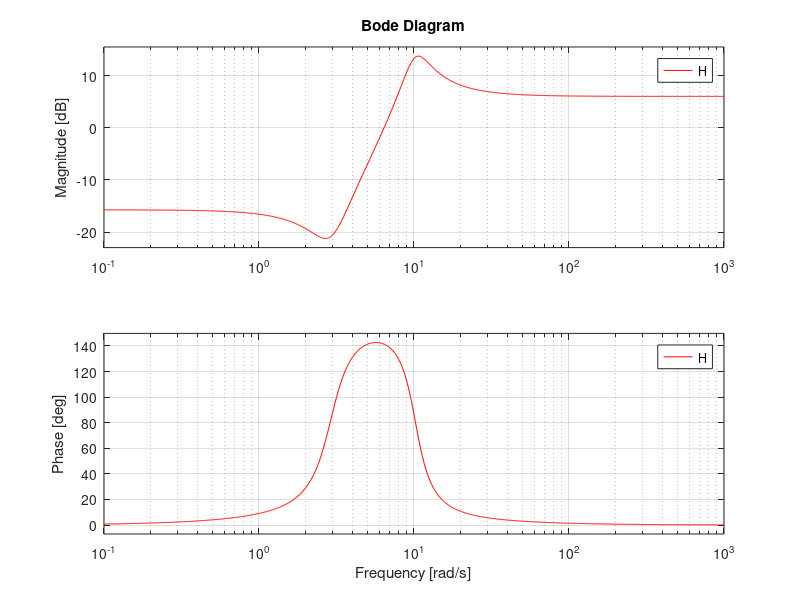

This figure's MATLAB source:
% Author : Malitha Dilshan
% Title  : Lab 03-Part2: Frequency Response and Bode Plots in MATLAB
% Date   : 2017-09-30

clear all;
close all;


% H(s) = 2*s^2+2*s+17/(s^2+4*s+104)
a = [2 3 17]; % Numerator coefficients
b = [1 4 104]; % Demoninator coefficients
H = tf(a,b);
bode(H,'r');